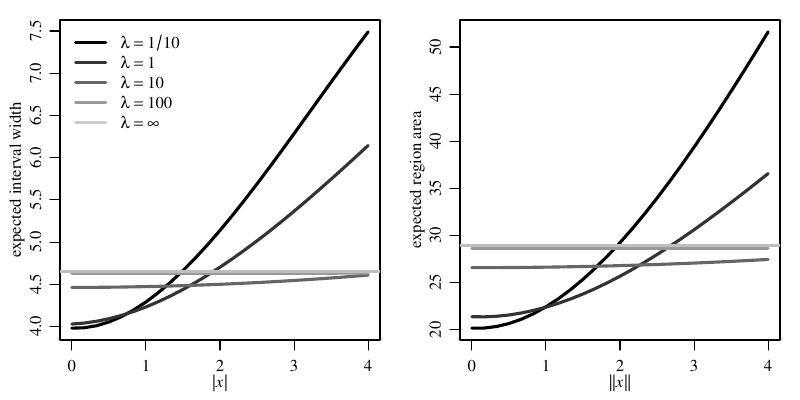

The script that saved this image:
## functions for z-regions 
source("FABmvnPredict.R") 

## global variables
k<-1 ; alpha<-.1 ;lambdas<-c(.1,1,10,100) ; nmc<-1000

## p=1
try(load("mvnSim.rdata"),silent=TRUE)
if(!exists("V1")){ 
p<-1 ; sigma<-1 ; mu<-0 

V1<-NULL
for(lambda in lambdas){ 
for(theta in seq(0,4,length=25)){ 
  aw<-0  
  x<-rnorm(nmc,theta,sigma) 
  for(s in 1:nmc){ 
    aw<-aw+diff(predZR1(x[s],sigma,k,mu,lambda,alpha))
  } 
  V1<-rbind(V1,c(lambda,theta,aw/nmc)) 
cat(lambda,theta,"\n") 
}}
}


V1M<-t(tapply(V1[,3],list(lambda=V1[,1],theta=V1[,2]),mean) ) 
rtheta1<-as.numeric(rownames(V1M))
V1S<-apply(V1M,2,function(y){ lm(y~poly(rtheta1,3))$fitted } ) 


## p=2
if(!exists("V2")){
p<-2 ; iSh<-diag(p) ; mu<-rep(0,p) 

V2<-NULL
for(lambda in lambdas){ 
for(r in seq(0,4,length=25)){  
  theta<-r*c(1,1)/sqrt(2)
  aw<-0  
  for(s in 1:nmc){ 
    x<-theta+rnorm(2)
    aw<-aw+predZR2(x,iSh,k,mu,lambda,alpha)$vol
  } 
  V2<-rbind(V2,c(lambda,theta,aw/nmc)) 
cat(lambda,theta,"\n") 
}}
}

r<-V2[,2]*sqrt(2) 
V2M<-t(tapply(V2[,4],list(lambda=V2[,1],ntheta=r),mean) )
rtheta2<-as.numeric(rownames(V2M)) 
V2S<-apply(V2M,2,function(y){ lm(y~poly(rtheta2,3))$fitted } ) 


pdf("fig3.pdf",height=4,width=8,family="Times") 

par(mfrow=c(1,2),mar=c(3,3,1,1),mgp=c(1.75,.75,0))

cols<-gray( (1:(1+length(lambdas))-1)/(1+length(lambdas))) 


v1inf<-sqrt(k+1)*2*sqrt(qchisq(1-alpha,1))
plot(range(rtheta1),range(V1S),type="n",
     xlab=expression("|"*italic(x)*"|"),ylab="expected interval width") 
for(j in 1:ncol(V1S)){ lines(rtheta1,V1S[,j],lwd=3,col=cols[j] ) } 
abline(h=v1inf ,col="gray",lwd=3) 
legend(-.15,7.6,lwd=c(3,3),col=c(cols),bty="n",
legend=c(
  expression(lambda==1/10),
  expression(lambda==1),
  expression(lambda==10),
  expression(lambda==100),
  expression(lambda==infinity)))

v2inf<-pi*qchisq(1-alpha,2)*(k+1)
plot(range(rtheta2),range(V2S),type="n",
     xlab=expression("||"*italic(x)*"||"),ylab="expected region area") 
for(j in 1:ncol(V2S)){ lines(rtheta2,V2S[,j],lwd=3,col=cols[j] ) } 
abline(h=v2inf ,col="gray",lwd=3) 
legend(-.15,7.6,lwd=c(3,3),col=c(cols),bty="n",
legend=c(
  expression(lambda==1/10),
  expression(lambda==1),
  expression(lambda==10),
  expression(lambda==100),
  expression(lambda==infinity)))

dev.off()

save(V1,V2,file="mvnSim.rdata") 

